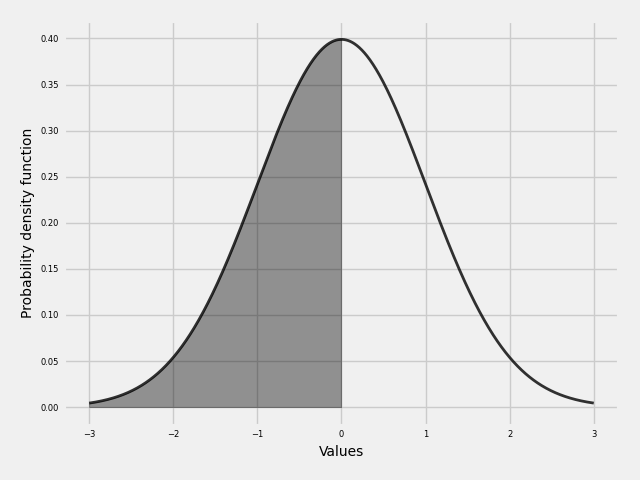

Python code for this plot:
#mcandrew

import sys
import numpy as np
import pandas as pd
import matplotlib.pyplot as plt
import seaborn as sns

from scipy.stats import norm

if __name__ == "__main__":
 

    plt.style.use("fivethirtyeight")
    
    fig,ax = plt.subplots()

    domain    = np.linspace(-3,3,1000)
    normalpdf = norm(0,1).pdf(domain)
    normalpdfHalf = norm(0,1).pdf(domain[:500])
    

    ax.plot( domain, normalpdf, 'k-', alpha=0.80, lw=2. )
    ax.fill_between( domain[:500], 0,normalpdfHalf, color="k", alpha=0.40 )

    ax.set_ylabel("Probability density function", fontsize=10)
    ax.set_xlabel("Values",fontsize=10)

    ax.tick_params(which='both',labelsize=6,direction='in')

    fig.set_tight_layout(True)
    plt.savefig("featured.png")
    plt.close()



    
